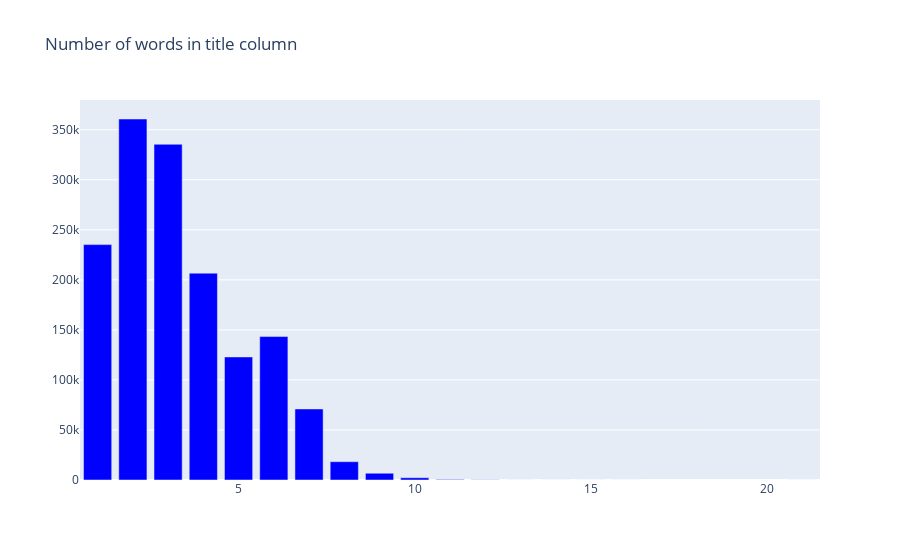

The cell this chart's notebook holds for it:
### Code cell
train_df["title_nwords"] = train_df["title"].apply(lambda x: len(x.split()))
cnt_srs = train_df['title_nwords'].value_counts()
trace = go.Bar(
    x=cnt_srs.index,
    y=cnt_srs.values,
    marker=dict(
        color="blue",
        #colorscale = 'Blues',
        reversescale = True
    ),
)

layout = go.Layout(
    title='Number of words in title column'
)

data = [trace]
fig = go.Figure(data=data, layout=layout)
py.iplot(fig, filename="title_nwords")

### Figure 1 — Plotly figure (JSON) as saved in the notebook; plotly's stock layout.template omitted (floating-point values rounded to 4 significant figures)
{"data": [{"marker": {"color": "blue", "reversescale": true}, "type": "bar", "x": [2, 3, 1, 4, 6, 5, 7, 8, 9, 10, 11, 12, 13, 14, 16, 15, 21], "y": [360736, 335489, 235219, 206671, 143321, 122982, 70964, 18283, 6752, 2283, 517, 170, 27, 7, 1, 1, 1]}], "layout": {"title": {"text": "Number of words in title column"}}}
